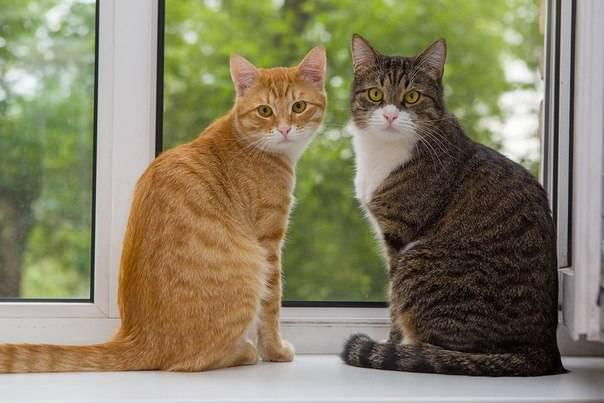
#> input picture DZ_11-1/cat1.jpg, 604 x 403 px
$ python DZ_11-1.py
#> lines starting #> are read from the running program, lines starting #| are printed output that depends on the picture; after the words box and inside, x2 and y2 are one past the last pixel; in counts of white or black regions, pixels touching at a corner belong together
import cv2
from PIL import Image

image_path = 'cat1.jpg'

image = cv2.imread(image_path)
#> image is the input picture: shape (403, 604, 3); mean B, G, R 99.9, 127.3, 134.4


cat_face_cascade = cv2.CascadeClassifier(cv2.data.haarcascades+'haarcascade_frontalcatface_extended.xml')

cat_face = cat_face_cascade.detectMultiScale(image)
#> cat_face = [[354, 64, 78, 78], [241, 77, 79, 79]]

print(cat_face)
#| [[354  64  78  78]
#|  [241  77  79  79]]

glasses = Image.open('glasses1.png')
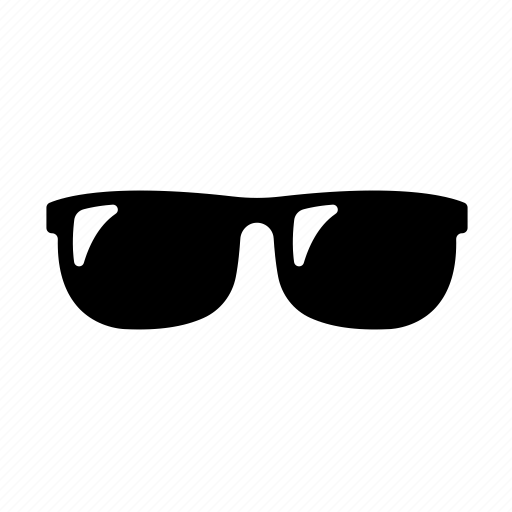
#> input picture DZ_11-1/glasses1.png, 1024 x 1024 px (shown at 1/2 size)
#> glasses is the input picture: PIL image 1024x1024 RGBA; mean R, G, B, A 19.8, 19.8, 18.7, 43.6
cat =  Image.open(image_path)

cat = cat.convert("RGBA")
#> cat: PIL image 604x403 RGBA
glasses = glasses.convert("RGBA")

for (x, y, width, height) in cat_face:
    glasses = glasses.resize((width, int(height/3)))
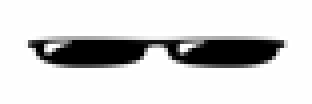
#> glasses: PIL image 78x26 RGBA (shown 4 times larger); mean R, G, B, A 0, 0, 0, 43.4; transparent parts drawn white
    cat.paste(glasses, (x, int(y+height/4)), glasses)
    cat.save("cat`s_with_glasses.png")
    cat_with_glasses = cv2.imread("cat`s_with_glasses.png")
    cv2.imshow("Cat`s with glasses", cat_with_glasses)
    cv2.rectangle(image, (x, y), (x+width, y+height), (0,0,255), 3)
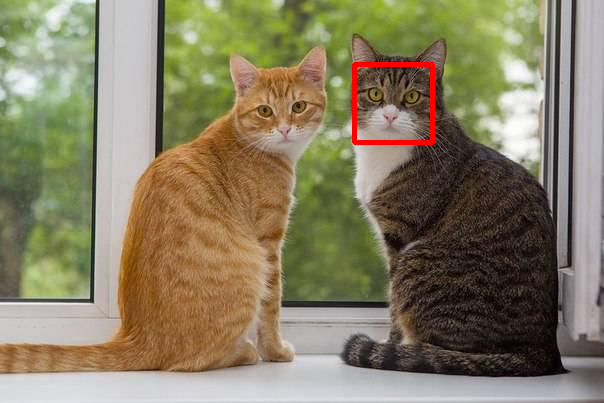
#> image: shape (403, 604, 3); 0.64% of pixels changed, all inside (x1, y1, x2, y2) = (352, 62, 435, 145)

cv2.imshow("Cat", image)

cv2.waitKey()
